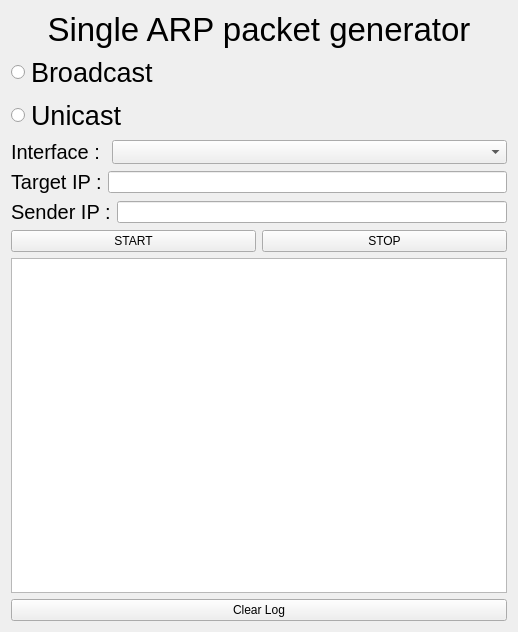
<?xml version="1.0" encoding="UTF-8"?>
<ui version="4.0">
 <class>Widget</class>
 <widget class="QWidget" name="Widget">
  <property name="geometry">
   <rect>
    <x>0</x>
    <y>0</y>
    <width>518</width>
    <height>632</height>
   </rect>
  </property>
  <property name="windowTitle">
   <string>Widget</string>
  </property>
  <layout class="QVBoxLayout" name="verticalLayout">
   <item>
    <widget class="QLabel" name="label">
     <property name="sizePolicy">
      <sizepolicy hsizetype="Preferred" vsizetype="Maximum">
       <horstretch>0</horstretch>
       <verstretch>0</verstretch>
      </sizepolicy>
     </property>
     <property name="font">
      <font>
       <pointsize>25</pointsize>
      </font>
     </property>
     <property name="text">
      <string>Single ARP packet generator</string>
     </property>
     <property name="alignment">
      <set>Qt::AlignCenter</set>
     </property>
    </widget>
   </item>
   <item>
    <widget class="QRadioButton" name="rb_broadcast">
     <property name="sizePolicy">
      <sizepolicy hsizetype="Fixed" vsizetype="Fixed">
       <horstretch>0</horstretch>
       <verstretch>0</verstretch>
      </sizepolicy>
     </property>
     <property name="font">
      <font>
       <pointsize>20</pointsize>
      </font>
     </property>
     <property name="text">
      <string>Broadcast</string>
     </property>
    </widget>
   </item>
   <item>
    <widget class="QRadioButton" name="rb_unicast">
     <property name="sizePolicy">
      <sizepolicy hsizetype="Fixed" vsizetype="Maximum">
       <horstretch>0</horstretch>
       <verstretch>0</verstretch>
      </sizepolicy>
     </property>
     <property name="font">
      <font>
       <pointsize>20</pointsize>
      </font>
     </property>
     <property name="text">
      <string>Unicast</string>
     </property>
    </widget>
   </item>
   <item>
    <layout class="QHBoxLayout" name="horizontalLayout_3">
     <item>
      <widget class="QLabel" name="label_2">
       <property name="sizePolicy">
        <sizepolicy hsizetype="Fixed" vsizetype="Preferred">
         <horstretch>0</horstretch>
         <verstretch>0</verstretch>
        </sizepolicy>
       </property>
       <property name="font">
        <font>
         <pointsize>15</pointsize>
        </font>
       </property>
       <property name="text">
        <string>Interface : </string>
       </property>
      </widget>
     </item>
     <item>
      <widget class="QComboBox" name="cb_iflist">
       <property name="sizePolicy">
        <sizepolicy hsizetype="Expanding" vsizetype="Preferred">
         <horstretch>0</horstretch>
         <verstretch>0</verstretch>
        </sizepolicy>
       </property>
      </widget>
     </item>
    </layout>
   </item>
   <item>
    <layout class="QHBoxLayout" name="horizontalLayout_2">
     <item>
      <widget class="QLabel" name="label_3">
       <property name="sizePolicy">
        <sizepolicy hsizetype="Fixed" vsizetype="Preferred">
         <horstretch>0</horstretch>
         <verstretch>0</verstretch>
        </sizepolicy>
       </property>
       <property name="font">
        <font>
         <pointsize>15</pointsize>
        </font>
       </property>
       <property name="text">
        <string>Target IP :</string>
       </property>
      </widget>
     </item>
     <item>
      <widget class="QLineEdit" name="txt_target">
       <property name="sizePolicy">
        <sizepolicy hsizetype="Expanding" vsizetype="Fixed">
         <horstretch>0</horstretch>
         <verstretch>0</verstretch>
        </sizepolicy>
       </property>
      </widget>
     </item>
    </layout>
   </item>
   <item>
    <layout class="QHBoxLayout" name="horizontalLayout_4">
     <item>
      <widget class="QLabel" name="label_4">
       <property name="sizePolicy">
        <sizepolicy hsizetype="Fixed" vsizetype="Preferred">
         <horstretch>0</horstretch>
         <verstretch>0</verstretch>
        </sizepolicy>
       </property>
       <property name="font">
        <font>
         <pointsize>15</pointsize>
        </font>
       </property>
       <property name="text">
        <string>Sender IP :</string>
       </property>
      </widget>
     </item>
     <item>
      <widget class="QLineEdit" name="txt_sender">
       <property name="sizePolicy">
        <sizepolicy hsizetype="Expanding" vsizetype="Fixed">
         <horstretch>0</horstretch>
         <verstretch>0</verstretch>
        </sizepolicy>
       </property>
      </widget>
     </item>
    </layout>
   </item>
   <item>
    <layout class="QHBoxLayout" name="horizontalLayout">
     <item>
      <widget class="QPushButton" name="btn_send">
       <property name="sizePolicy">
        <sizepolicy hsizetype="Expanding" vsizetype="Fixed">
         <horstretch>0</horstretch>
         <verstretch>0</verstretch>
        </sizepolicy>
       </property>
       <property name="text">
        <string>START</string>
       </property>
      </widget>
     </item>
     <item>
      <widget class="QPushButton" name="btn_stop">
       <property name="sizePolicy">
        <sizepolicy hsizetype="Expanding" vsizetype="Fixed">
         <horstretch>0</horstretch>
         <verstretch>0</verstretch>
        </sizepolicy>
       </property>
       <property name="text">
        <string>STOP</string>
       </property>
      </widget>
     </item>
    </layout>
   </item>
   <item>
    <widget class="QPlainTextEdit" name="logbox">
     <property name="sizePolicy">
      <sizepolicy hsizetype="Expanding" vsizetype="Expanding">
       <horstretch>0</horstretch>
       <verstretch>0</verstretch>
      </sizepolicy>
     </property>
     <property name="tabChangesFocus">
      <bool>true</bool>
     </property>
     <property name="readOnly">
      <bool>true</bool>
     </property>
     <property name="centerOnScroll">
      <bool>false</bool>
     </property>
    </widget>
   </item>
   <item>
    <widget class="QPushButton" name="btn_clearlog">
     <property name="text">
      <string>Clear Log</string>
     </property>
    </widget>
   </item>
  </layout>
 </widget>
 <resources/>
 <connections/>
</ui>
